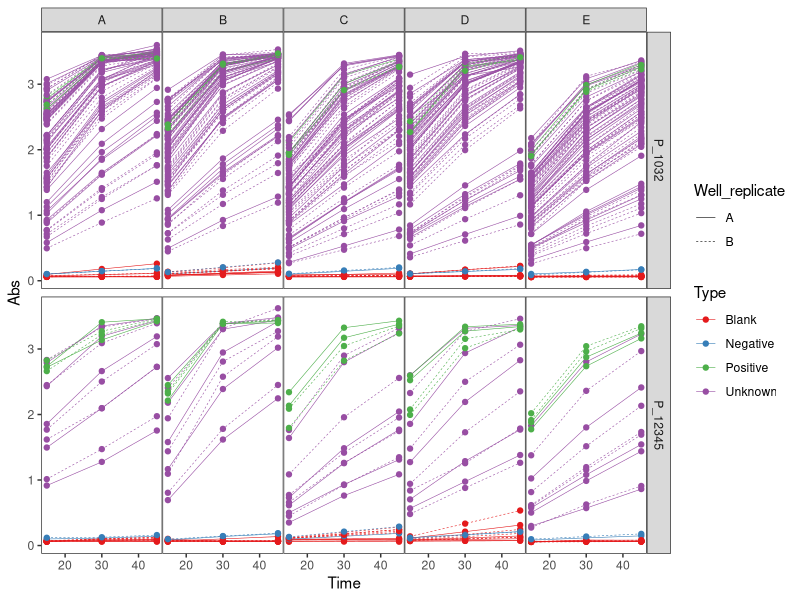
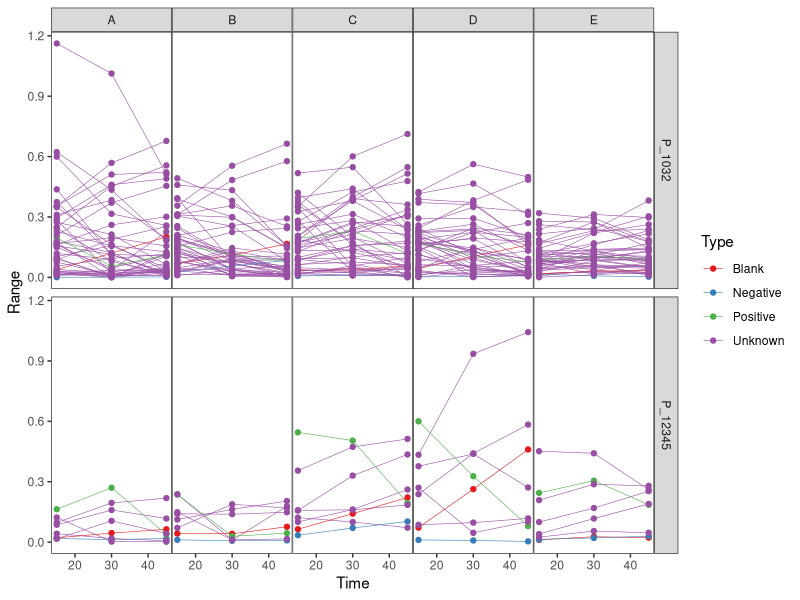
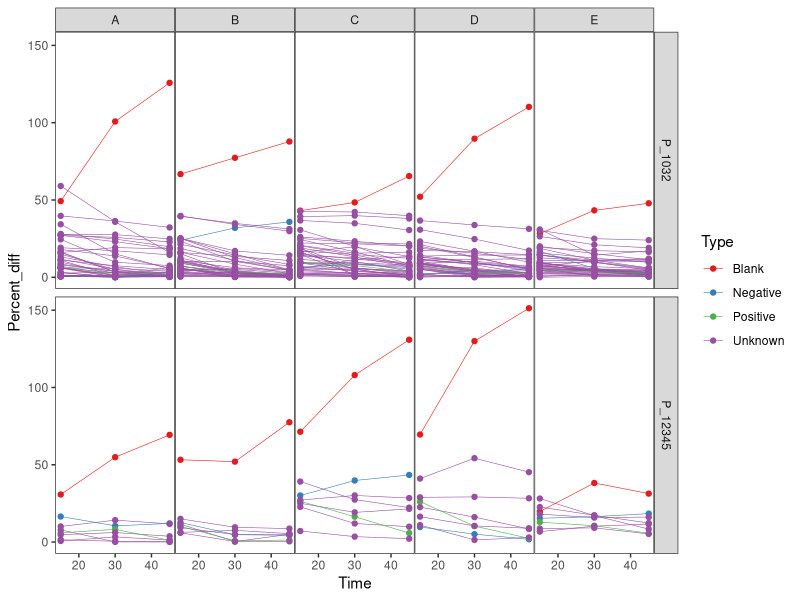
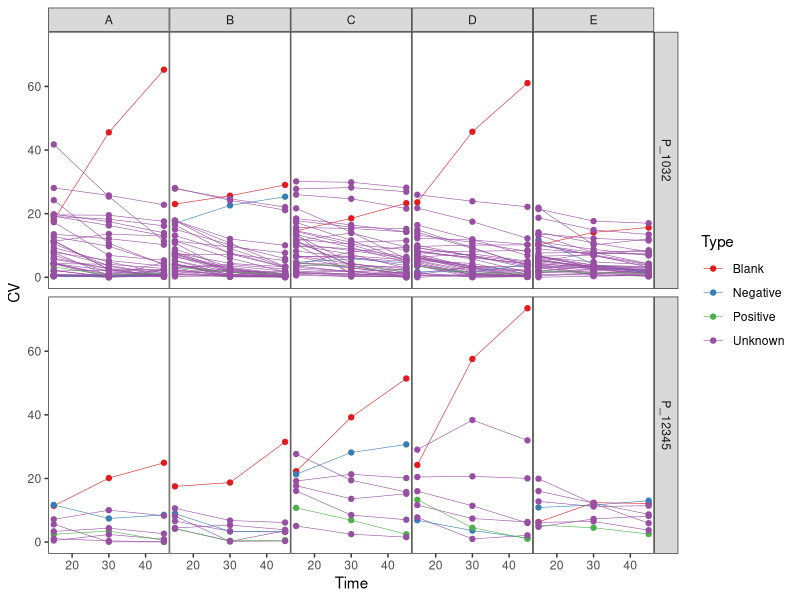
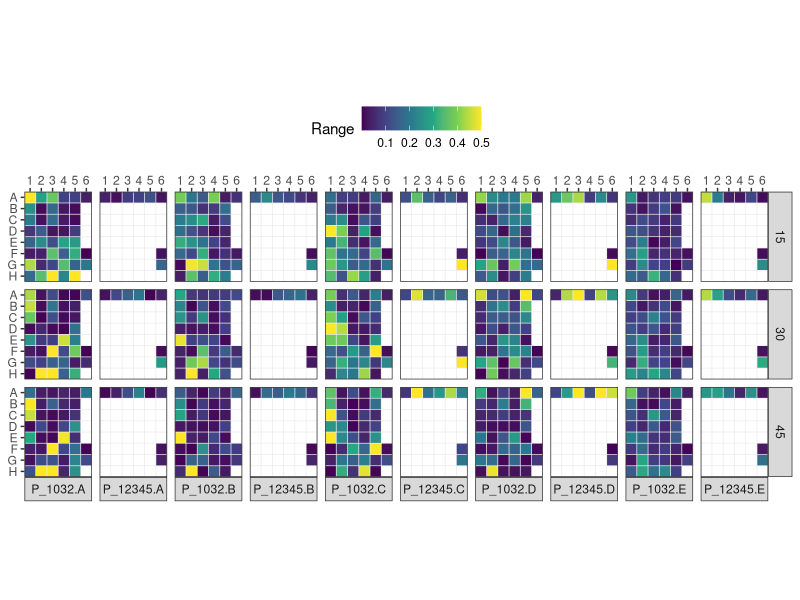
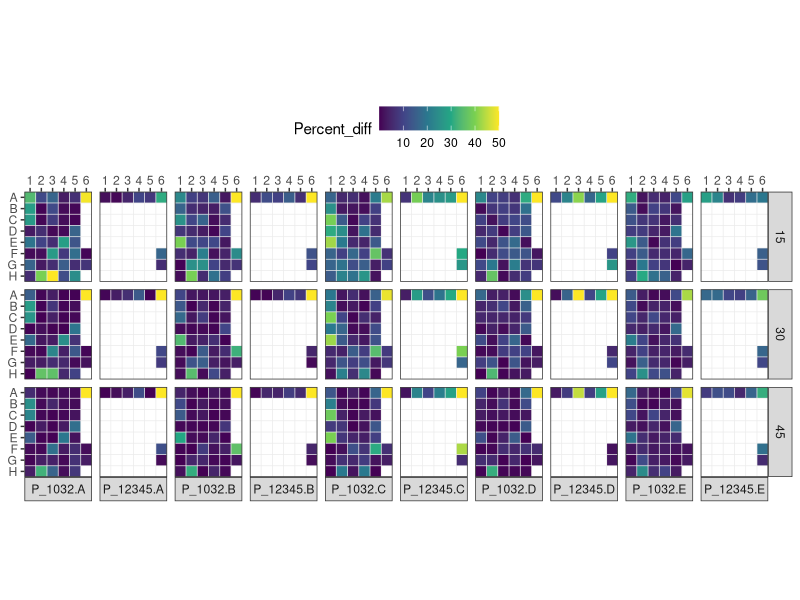
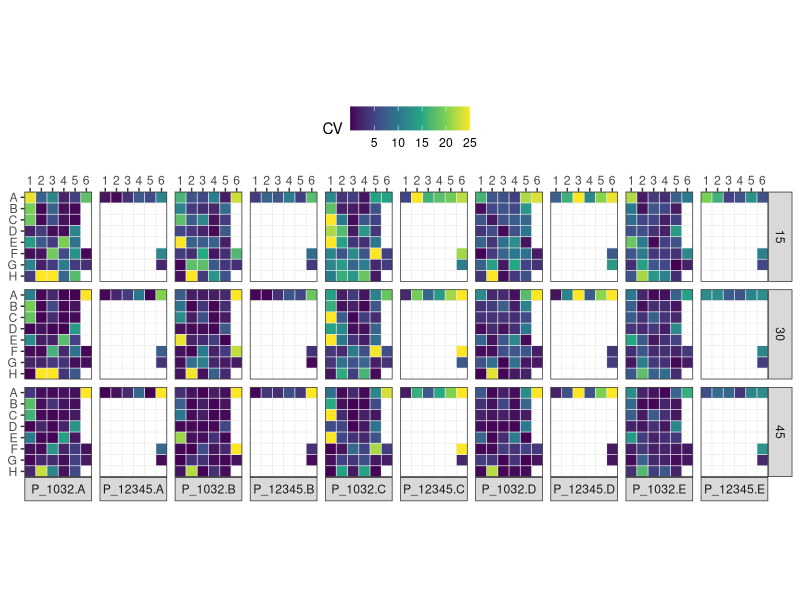

Write R code to recreate these figures, in order. (Note: this script raises an error after producing the figures.)
## ---- chunk 1
knitr::opts_chunk$set(echo = FALSE, message = FALSE, warning = FALSE)
## ---- chunk 2
library(tidyverse)

elisa <- read_csv("../data/5 ELISA data (updated).csv")
## ---- chunk 3
elisa %>%
  ggplot(aes(Time, Abs, col = Type, linetype = Well_replicate, 
             group = interaction(Well, Well_replicate))) +
  facet_grid(Plate ~ Plate_replicate) +
  geom_line(size = 0.2) +
  geom_point(size = 1.5) +
  scale_color_brewer(palette = "Set1") +
  theme_bw() +
  theme(panel.spacing.x = unit(0, "lines"),
        panel.grid = element_blank())
## ---- chunk 4
intra_assay <- elisa %>%
  mutate(
    Row = case_when(
      Type == "Blank" ~ 1L,
      Type == "Negative" ~ 6L,
      Type == "Positive" ~ 7L,
      TRUE ~ match(str_sub(Well, 1, 1), LETTERS[1:8])), 
    
    Column = case_when(
      Type == "Blank" ~ 6L,
      Type == "Negative" ~ 6L,
      Type == "Positive" ~ 6L,
      TRUE ~ as.integer(str_sub(Well, 2, 2))),
    
    Well = case_when(
      Type == "Blank" ~ "Blank wells",
      Type == "Positive" ~ "Positive wells",
      TRUE ~ Well)
    ) %>%
  
  group_by(Plate, Time, Plate_replicate, Type, Well, Column, Row) %>%
  summarize(Max = max(Abs), 
            Min = min(Abs),
            Range = Max - Min,
            Percent_diff = Range / ((Max + Min) / 2) * 100,
            CV = sd(Abs) / mean(Abs) * 100)
## ---- chunk 5
plot_lines <- function(data, variable) {
  data %>%
    ggplot(aes(Time, {{variable}}, col = Type, group = Well)) +
    facet_grid(Plate ~ Plate_replicate) +
    geom_line(size = 0.2) +
    geom_point(size = 1.5) +
    scale_color_brewer(palette = "Set1") +
    theme_bw() +
    theme(panel.spacing.x = unit(0, "lines"),
          panel.grid = element_blank())
}
## ---- chunk 6
plot_lines(intra_assay, Range)
## ---- chunk 7
plot_lines(intra_assay, Percent_diff)
## ---- chunk 8
plot_lines(intra_assay, CV)
## ---- chunk 9
plot_heat <- function(data, variable, threshold) {
  data %>% 
    mutate(fill = min(c({{variable}}, {{threshold}}))) %>%
    ggplot(aes(Column, Row, fill = fill)) +
    facet_grid(Time ~ interaction(Plate, Plate_replicate), switch = "x") +
    geom_tile() +
    scale_x_continuous(breaks = 1:6,
                       labels = as.character(1:6),
                       expand = c(0, 0),
                       position = "top") +
    scale_y_reverse(breaks = 1:8, labels = LETTERS[1:8],
                    expand = c(0, 0)) +
    scale_fill_viridis_c() +
    coord_equal() +
    theme_bw() +
    labs(fill = deparse(substitute(variable))) +
    theme(axis.title = element_blank(),
          panel.grid.major = element_blank(),
          panel.ontop = TRUE,
          panel.background = element_rect(fill = "transparent"))
}

## ---- chunk 10
plot_heat(intra_assay, Range, 0.5) + theme(legend.position = "top")
## ---- chunk 11
plot_heat(intra_assay, Percent_diff, 50) + theme(legend.position = "top")
## ---- chunk 12
plot_heat(intra_assay, CV, 25) + theme(legend.position = "top")
## ---- chunk 13
plot_point <- function(data, variable) {
  data %>%
    group_by(Plate, Time, Type, Well, Plate_replicate) %>%
    summarize(across(.cols = c(Max, Min, Range, Percent_diff, CV),
                     .fun = mean)) %>%
    ggplot(aes(Type, {{variable}}, col = Plate_replicate)) +
    facet_grid(Time ~ Plate) +
    scale_color_brewer(type = "qual", palette = "Set1") +
    geom_point(position = position_dodge(0.3), size = 2) +
    theme_bw()
}
## ---- chunk 14
plot_point(intra_assay, Range)
## ---- chunk 15
plot_point(intra_assay, Percent_diff)
## ---- chunk 16
plot_point(intra_assay, CV)
## ---- chunk 17
knitr::kable(
  intra_assay %>%
  group_by(Type, Time) %>%
  summarize(across(Range:CV, mean)),
  digits = 2
  )
## ---- chunk 18
inter_assay <- elisa %>%
  mutate(
    Row = match(str_sub(Well, 1, 1), LETTERS[1:8]), 
    
    Column = case_when(
      Well_replicate == "A" ~ str_sub(Well, 2, 2),
      Well_replicate == "B" ~ str_sub(Well, 5, -1)),
    
    Column = as.integer(Column)
  ) %>%
  
  group_by(Plate, Time, Plate_replicate, Type, Column, Row) %>%
  summarize(Mean = mean(Abs)) %>%
  group_by(Plate, Time, Type, Column, Row) %>%
  summarize(Range = range(Mean),
            Percent_diff = Range / ((max(Mean) + min(Mean)) / 2) * 100,
            CV = sd(Mean) / mean(Mean) * 100)
## ---- chunk 19
plot_heat_inter <- function(data, variable, threshold) {
  data %>% 
    mutate(fill = min(c({{variable}}, {{threshold}}))) %>%
    ggplot(aes(Column, Row, fill = fill)) +
    facet_grid(Time ~ Plate, switch = "x") +
    geom_tile() +
    scale_x_continuous(breaks = 1:12,
                       labels = as.character(1:12),
                       expand = c(0, 0),
                       position = "top") +
    scale_y_reverse(breaks = 1:8, labels = LETTERS[1:8],
                    expand = c(0, 0)) +
    scale_fill_viridis_c() +
    coord_equal() +
    labs(fill = deparse(substitute(variable))) +
    theme_bw() +
    theme(panel.spacing.x = unit(0.5, "lines"),
          axis.title = element_blank(),
          panel.grid.major = element_blank(),
          panel.ontop = TRUE,
          panel.background = element_rect(fill = "transparent"))
}
## ---- chunk 20
plot_heat_inter(inter_assay, Range, 4)
## ---- chunk 21
plot_heat_inter(inter_assay, Percent_diff, 500)
## ---- chunk 22
plot_heat_inter(inter_assay, CV, 500)
## ---- chunk 23
plot_point_inter <- function(data, variable) {
  data %>% 
    #group_by(Plate, Time, Type) %>%
    summarize(across(Range:CV, mean)) %>%
    ggplot(aes(Type, {{variable}})) +
    facet_grid(Time ~ Plate) +
    scale_color_brewer(type = "qual", palette = "Set1") +
    geom_point(position = position_jitter(0.2), size = 2) +
    theme_bw()
}
## ---- chunk 24
plot_point_inter(inter_assay, Range)
## ---- chunk 25
plot_point_inter(inter_assay, Percent_diff)
## ---- chunk 26
plot_point_inter(inter_assay, CV)
## ---- chunk 27
knitr::kable(
  inter_assay %>%
  group_by(Type, Time) %>%
  summarize(across(Range:CV, mean)),
  digits = 2
)
